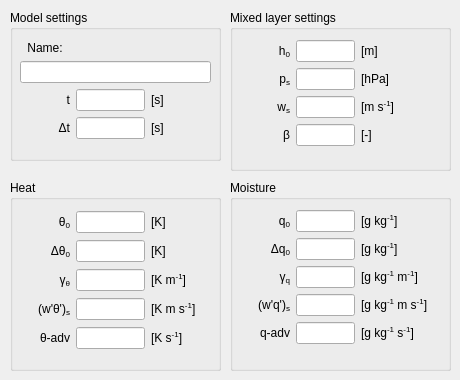
    <widget class="QWidget" name="generalTab">
     <attribute name="title">
      <string>Basic ML</string>
     </attribute>
     <widget class="QGroupBox" name="basic_model_group">
      <property name="geometry">
       <rect>
        <x>10</x>
        <y>10</y>
        <width>211</width>
        <height>151</height>
       </rect>
      </property>
      <property name="title">
       <string>Model settings</string>
      </property>
      <widget class="QWidget" name="gridLayoutWidget_5">
       <property name="geometry">
        <rect>
         <x>10</x>
         <y>30</y>
         <width>191</width>
         <height>99</height>
        </rect>
       </property>
       <layout class="QGridLayout" name="modelsettings_grid" columnminimumwidth="50,0,60">
        <property name="sizeConstraint">
         <enum>QLayout::SetMinimumSize</enum>
        </property>
        <item row="2" column="0">
         <widget class="QLabel" name="label_time">
          <property name="toolTip">
           <string/>
          </property>
          <property name="text">
           <string>&lt;html&gt;t&lt;/html&gt;</string>
          </property>
          <property name="alignment">
           <set>Qt::AlignRight|Qt::AlignTrailing|Qt::AlignVCenter</set>
          </property>
         </widget>
        </item>
        <item row="2" column="1">
         <widget class="QLineEdit" name="input_time">
          <property name="toolTip">
           <string>Total simulation time</string>
          </property>
          <property name="text">
           <string/>
          </property>
          <property name="alignment">
           <set>Qt::AlignRight|Qt::AlignTrailing|Qt::AlignVCenter</set>
          </property>
         </widget>
        </item>
        <item row="3" column="0">
         <widget class="QLabel" name="label_timestep">
          <property name="toolTip">
           <string/>
          </property>
          <property name="text">
           <string>&lt;html&gt;Δt&lt;sub&gt;&lt;/sub&gt;&lt;/html&gt;</string>
          </property>
          <property name="alignment">
           <set>Qt::AlignRight|Qt::AlignTrailing|Qt::AlignVCenter</set>
          </property>
         </widget>
        </item>
        <item row="3" column="1">
         <widget class="QLineEdit" name="input_timestep">
          <property name="toolTip">
           <string>Time step</string>
          </property>
          <property name="text">
           <string/>
          </property>
          <property name="alignment">
           <set>Qt::AlignRight|Qt::AlignTrailing|Qt::AlignVCenter</set>
          </property>
         </widget>
        </item>
        <item row="1" column="0" colspan="3">
         <widget class="QLineEdit" name="input_name">
          <property name="toolTip">
           <string>Name of the model run</string>
          </property>
         </widget>
        </item>
        <item row="3" column="2">
         <widget class="QLabel" name="unitlabel_timestep">
          <property name="toolTip">
           <string/>
          </property>
          <property name="text">
           <string>&lt;html&gt;[s]&lt;/html&gt;</string>
          </property>
          <property name="alignment">
           <set>Qt::AlignLeading|Qt::AlignLeft|Qt::AlignVCenter</set>
          </property>
         </widget>
        </item>
        <item row="2" column="2">
         <widget class="QLabel" name="unitlabel_time">
          <property name="toolTip">
           <string/>
          </property>
          <property name="text">
           <string>&lt;html&gt;[s]&lt;/html&gt;</string>
          </property>
          <property name="alignment">
           <set>Qt::AlignLeading|Qt::AlignLeft|Qt::AlignVCenter</set>
          </property>
         </widget>
        </item>
        <item row="0" column="0">
         <widget class="QLabel" name="label_name">
          <property name="toolTip">
           <string/>
          </property>
          <property name="text">
           <string>Name:</string>
          </property>
          <property name="alignment">
           <set>Qt::AlignCenter</set>
          </property>
         </widget>
        </item>
       </layout>
      </widget>
     </widget>
     <widget class="QGroupBox" name="basic_heat_group">
      <property name="geometry">
       <rect>
        <x>10</x>
        <y>180</y>
        <width>211</width>
        <height>191</height>
       </rect>
      </property>
      <property name="title">
       <string>Heat</string>
      </property>
      <widget class="QWidget" name="gridLayoutWidget_2">
       <property name="geometry">
        <rect>
         <x>10</x>
         <y>30</y>
         <width>191</width>
         <height>141</height>
        </rect>
       </property>
       <layout class="QGridLayout" name="heat_grid" columnminimumwidth="50,0,60">
        <item row="0" column="0">
         <widget class="QLabel" name="label_theta0">
          <property name="toolTip">
           <string/>
          </property>
          <property name="text">
           <string>&lt;html&gt;θ&lt;sub&gt;0&lt;/sub&gt;&lt;/html&gt;</string>
          </property>
          <property name="alignment">
           <set>Qt::AlignRight|Qt::AlignTrailing|Qt::AlignVCenter</set>
          </property>
         </widget>
        </item>
        <item row="1" column="0">
         <widget class="QLabel" name="label_d_theta0">
          <property name="toolTip">
           <string/>
          </property>
          <property name="text">
           <string>&lt;html&gt;Δθ&lt;sub&gt;0&lt;/sub&gt;&lt;/html&gt;</string>
          </property>
          <property name="alignment">
           <set>Qt::AlignRight|Qt::AlignTrailing|Qt::AlignVCenter</set>
          </property>
         </widget>
        </item>
        <item row="2" column="0">
         <widget class="QLabel" name="label_gamma_theta">
          <property name="toolTip">
           <string/>
          </property>
          <property name="text">
           <string>&lt;html&gt;γ&lt;sub&gt;θ&lt;/sub&gt;&lt;/html&gt;</string>
          </property>
          <property name="alignment">
           <set>Qt::AlignRight|Qt::AlignTrailing|Qt::AlignVCenter</set>
          </property>
         </widget>
        </item>
        <item row="0" column="1">
         <widget class="QLineEdit" name="input_theta0">
          <property name="toolTip">
           <string>Initial mixed layer potential temperature</string>
          </property>
          <property name="text">
           <string/>
          </property>
          <property name="alignment">
           <set>Qt::AlignRight|Qt::AlignTrailing|Qt::AlignVCenter</set>
          </property>
         </widget>
        </item>
        <item row="1" column="1">
         <widget class="QLineEdit" name="input_d_theta0">
          <property name="toolTip">
           <string>Initial potential temperature jump at inversion</string>
          </property>
          <property name="text">
           <string/>
          </property>
          <property name="alignment">
           <set>Qt::AlignRight|Qt::AlignTrailing|Qt::AlignVCenter</set>
          </property>
         </widget>
        </item>
        <item row="2" column="1">
         <widget class="QLineEdit" name="input_gamma_theta">
          <property name="toolTip">
           <string>Free atmosphere potential temperature lapse rate</string>
          </property>
          <property name="text">
           <string/>
          </property>
          <property name="alignment">
           <set>Qt::AlignRight|Qt::AlignTrailing|Qt::AlignVCenter</set>
          </property>
         </widget>
        </item>
        <item row="3" column="0">
         <widget class="QLabel" name="label_wtheta">
          <property name="toolTip">
           <string/>
          </property>
          <property name="text">
           <string>&lt;html&gt;(w'θ')&lt;sub&gt;s&lt;/sub&gt;&lt;/html&gt;</string>
          </property>
          <property name="alignment">
           <set>Qt::AlignRight|Qt::AlignTrailing|Qt::AlignVCenter</set>
          </property>
         </widget>
        </item>
        <item row="3" column="1">
         <widget class="QLineEdit" name="input_wtheta">
          <property name="toolTip">
           <string>Surface kinematic heat flux</string>
          </property>
          <property name="text">
           <string/>
          </property>
          <property name="alignment">
           <set>Qt::AlignRight|Qt::AlignTrailing|Qt::AlignVCenter</set>
          </property>
         </widget>
        </item>
        <item row="0" column="2">
         <widget class="QLabel" name="unitlabel_theta0">
          <property name="toolTip">
           <string/>
          </property>
          <property name="text">
           <string>&lt;html&gt;[K]&lt;/html&gt;</string>
          </property>
          <property name="alignment">
           <set>Qt::AlignLeading|Qt::AlignLeft|Qt::AlignVCenter</set>
          </property>
         </widget>
        </item>
        <item row="1" column="2">
         <widget class="QLabel" name="unitlabel_dtheta0">
          <property name="toolTip">
           <string/>
          </property>
          <property name="text">
           <string>&lt;html&gt;[K]&lt;/html&gt;</string>
          </property>
          <property name="alignment">
           <set>Qt::AlignLeading|Qt::AlignLeft|Qt::AlignVCenter</set>
          </property>
         </widget>
        </item>
        <item row="2" column="2">
         <widget class="QLabel" name="unitlabel_gamma_theta">
          <property name="toolTip">
           <string/>
          </property>
          <property name="text">
           <string>&lt;html&gt;[K m&lt;sup&gt;-1&lt;/sup&gt;]&lt;/html&gt;</string>
          </property>
          <property name="alignment">
           <set>Qt::AlignLeading|Qt::AlignLeft|Qt::AlignVCenter</set>
          </property>
         </widget>
        </item>
        <item row="3" column="2">
         <widget class="QLabel" name="unitlabel_wtheta">
          <property name="toolTip">
           <string/>
          </property>
          <property name="text">
           <string>&lt;html&gt;[K m s&lt;sup&gt;-1&lt;/sup&gt;]&lt;/html&gt;</string>
          </property>
          <property name="alignment">
           <set>Qt::AlignLeading|Qt::AlignLeft|Qt::AlignVCenter</set>
          </property>
         </widget>
        </item>
        <item row="4" column="0">
         <widget class="QLabel" name="label_adv_theta">
          <property name="toolTip">
           <string/>
          </property>
          <property name="text">
           <string>&lt;html&gt;θ-adv&lt;/html&gt;</string>
          </property>
          <property name="alignment">
           <set>Qt::AlignRight|Qt::AlignTrailing|Qt::AlignVCenter</set>
          </property>
         </widget>
        </item>
        <item row="4" column="1">
         <widget class="QLineEdit" name="input_adv_theta">
          <property name="toolTip">
           <string>Advection of theta</string>
          </property>
          <property name="text">
           <string/>
          </property>
          <property name="alignment">
           <set>Qt::AlignRight|Qt::AlignTrailing|Qt::AlignVCenter</set>
          </property>
         </widget>
        </item>
        <item row="4" column="2">
         <widget class="QLabel" name="unitlabel_adv_theta">
          <property name="toolTip">
           <string/>
          </property>
          <property name="text">
           <string>&lt;html&gt;[K s&lt;sup&gt;-1&lt;/sup&gt;]&lt;/html&gt;</string>
          </property>
          <property name="alignment">
           <set>Qt::AlignLeading|Qt::AlignLeft|Qt::AlignVCenter</set>
          </property>
         </widget>
        </item>
       </layout>
      </widget>
     </widget>
     <widget class="QGroupBox" name="basic_cbl_group">
      <property name="geometry">
       <rect>
        <x>230</x>
        <y>10</y>
        <width>221</width>
        <height>161</height>
       </rect>
      </property>
      <property name="title">
       <string>Mixed layer settings</string>
      </property>
      <widget class="QWidget" name="gridLayoutWidget_3">
       <property name="geometry">
        <rect>
         <x>10</x>
         <y>30</y>
         <width>201</width>
         <height>110</height>
        </rect>
       </property>
       <layout class="QGridLayout" name="cbl_settings_grid" columnminimumwidth="50,0,80">
        <property name="sizeConstraint">
         <enum>QLayout::SetMinimumSize</enum>
        </property>
        <item row="0" column="0">
         <widget class="QLabel" name="label_h0">
          <property name="toolTip">
           <string/>
          </property>
          <property name="text">
           <string>&lt;html&gt;h&lt;sub&gt;0&lt;/sub&gt;&lt;/html&gt;</string>
          </property>
          <property name="alignment">
           <set>Qt::AlignRight|Qt::AlignTrailing|Qt::AlignVCenter</set>
          </property>
         </widget>
        </item>
        <item row="0" column="1">
         <widget class="QLineEdit" name="input_h0">
          <property name="toolTip">
           <string>Initial boundary layer height</string>
          </property>
          <property name="text">
           <string/>
          </property>
          <property name="alignment">
           <set>Qt::AlignRight|Qt::AlignTrailing|Qt::AlignVCenter</set>
          </property>
         </widget>
        </item>
        <item row="1" column="0">
         <widget class="QLabel" name="label_ps">
          <property name="toolTip">
           <string/>
          </property>
          <property name="text">
           <string>&lt;html&gt;p&lt;sub&gt;s&lt;/sub&gt;&lt;/html&gt;</string>
          </property>
          <property name="alignment">
           <set>Qt::AlignRight|Qt::AlignTrailing|Qt::AlignVCenter</set>
          </property>
         </widget>
        </item>
        <item row="1" column="1">
         <widget class="QLineEdit" name="input_ps">
          <property name="toolTip">
           <string>Surface pressure</string>
          </property>
          <property name="text">
           <string/>
          </property>
          <property name="alignment">
           <set>Qt::AlignRight|Qt::AlignTrailing|Qt::AlignVCenter</set>
          </property>
         </widget>
        </item>
        <item row="2" column="0">
         <widget class="QLabel" name="label_ws">
          <property name="toolTip">
           <string/>
          </property>
          <property name="text">
           <string>&lt;html&gt;w&lt;sub&gt;s&lt;/sub&gt;&lt;/html&gt;</string>
          </property>
          <property name="alignment">
           <set>Qt::AlignRight|Qt::AlignTrailing|Qt::AlignVCenter</set>
          </property>
         </widget>
        </item>
        <item row="2" column="1">
         <widget class="QLineEdit" name="input_ws">
          <property name="toolTip">
           <string>Large scale vertical velocity</string>
          </property>
          <property name="text">
           <string/>
          </property>
          <property name="alignment">
           <set>Qt::AlignRight|Qt::AlignTrailing|Qt::AlignVCenter</set>
          </property>
         </widget>
        </item>
        <item row="0" column="2">
         <widget class="QLabel" name="unitlabel_h0">
          <property name="toolTip">
           <string/>
          </property>
          <property name="text">
           <string>&lt;html&gt;[m]&lt;/html&gt;</string>
          </property>
          <property name="alignment">
           <set>Qt::AlignLeading|Qt::AlignLeft|Qt::AlignVCenter</set>
          </property>
         </widget>
        </item>
        <item row="1" column="2">
         <widget class="QLabel" name="unitlabel_ps">
          <property name="toolTip">
           <string/>
          </property>
          <property name="text">
           <string>&lt;html&gt;[hPa]&lt;/html&gt;</string>
          </property>
          <property name="alignment">
           <set>Qt::AlignLeading|Qt::AlignLeft|Qt::AlignVCenter</set>
          </property>
         </widget>
        </item>
        <item row="2" column="2">
         <widget class="QLabel" name="unitlabel_ws">
          <property name="toolTip">
           <string/>
          </property>
          <property name="text">
           <string>&lt;html&gt;[m s&lt;sup&gt;-1&lt;/sup&gt;]&lt;/html&gt;</string>
          </property>
          <property name="alignment">
           <set>Qt::AlignLeading|Qt::AlignLeft|Qt::AlignVCenter</set>
          </property>
         </widget>
        </item>
        <item row="3" column="0">
         <widget class="QLabel" name="label_beta">
          <property name="toolTip">
           <string/>
          </property>
          <property name="text">
           <string>&lt;html&gt;β&lt;/html&gt;</string>
          </property>
          <property name="alignment">
           <set>Qt::AlignRight|Qt::AlignTrailing|Qt::AlignVCenter</set>
          </property>
         </widget>
        </item>
        <item row="3" column="1">
         <widget class="QLineEdit" name="input_beta">
          <property name="toolTip">
           <string>Entrainment ratio for heat</string>
          </property>
          <property name="text">
           <string/>
          </property>
          <property name="alignment">
           <set>Qt::AlignRight|Qt::AlignTrailing|Qt::AlignVCenter</set>
          </property>
         </widget>
        </item>
        <item row="3" column="2">
         <widget class="QLabel" name="unitlabel_beta">
          <property name="toolTip">
           <string/>
          </property>
          <property name="text">
           <string>&lt;html&gt;[-]&lt;/html&gt;</string>
          </property>
          <property name="alignment">
           <set>Qt::AlignLeading|Qt::AlignLeft|Qt::AlignVCenter</set>
          </property>
         </widget>
        </item>
       </layout>
      </widget>
     </widget>
     <widget class="QGroupBox" name="basic_moisture_group">
      <property name="geometry">
       <rect>
        <x>230</x>
        <y>180</y>
        <width>221</width>
        <height>191</height>
       </rect>
      </property>
      <property name="title">
       <string>Moisture</string>
      </property>
      <widget class="QWidget" name="gridLayoutWidget_4">
       <property name="geometry">
        <rect>
         <x>10</x>
         <y>30</y>
         <width>201</width>
         <height>138</height>
        </rect>
       </property>
       <layout class="QGridLayout" name="moisture_grid" columnminimumwidth="50,0,80">
        <property name="sizeConstraint">
         <enum>QLayout::SetMinimumSize</enum>
        </property>
        <item row="0" column="0">
         <widget class="QLabel" name="label_q0">
          <property name="toolTip">
           <string/>
          </property>
          <property name="text">
           <string>&lt;html&gt;q&lt;sub&gt;0&lt;/sub&gt;&lt;/html&gt;</string>
          </property>
          <property name="alignment">
           <set>Qt::AlignRight|Qt::AlignTrailing|Qt::AlignVCenter</set>
          </property>
         </widget>
        </item>
        <item row="0" column="1">
         <widget class="QLineEdit" name="input_q0">
          <property name="toolTip">
           <string>Initial specific humidity</string>
          </property>
          <property name="text">
           <string/>
          </property>
          <property name="alignment">
           <set>Qt::AlignRight|Qt::AlignTrailing|Qt::AlignVCenter</set>
          </property>
         </widget>
        </item>
        <item row="1" column="0">
         <widget class="QLabel" name="label_dq0">
          <property name="toolTip">
           <string/>
          </property>
          <property name="text">
           <string>&lt;html&gt;Δq&lt;sub&gt;0&lt;/sub&gt;&lt;/html&gt;</string>
          </property>
          <property name="alignment">
           <set>Qt::AlignRight|Qt::AlignTrailing|Qt::AlignVCenter</set>
          </property>
         </widget>
        </item>
        <item row="1" column="1">
         <widget class="QLineEdit" name="input_dq0">
          <property name="toolTip">
           <string>Initial specific humidity jump at inversion</string>
          </property>
          <property name="text">
           <string/>
          </property>
          <property name="alignment">
           <set>Qt::AlignRight|Qt::AlignTrailing|Qt::AlignVCenter</set>
          </property>
         </widget>
        </item>
        <item row="2" column="0">
         <widget class="QLabel" name="label_gamma_q">
          <property name="toolTip">
           <string/>
          </property>
          <property name="text">
           <string>&lt;html&gt;γ&lt;sub&gt;q&lt;/sub&gt;&lt;/html&gt;</string>
          </property>
          <property name="alignment">
           <set>Qt::AlignRight|Qt::AlignTrailing|Qt::AlignVCenter</set>
          </property>
         </widget>
        </item>
        <item row="2" column="1">
         <widget class="QLineEdit" name="input_gamma_q">
          <property name="toolTip">
           <string>Free atmosphere specific humidity lapse rate</string>
          </property>
          <property name="text">
           <string/>
          </property>
          <property name="alignment">
           <set>Qt::AlignRight|Qt::AlignTrailing|Qt::AlignVCenter</set>
          </property>
         </widget>
        </item>
        <item row="3" column="0">
         <widget class="QLabel" name="label_wq">
          <property name="toolTip">
           <string/>
          </property>
          <property name="text">
           <string>&lt;html&gt;(w'q')&lt;sub&gt;s&lt;/sub&gt;&lt;/html&gt;</string>
          </property>
          <property name="alignment">
           <set>Qt::AlignRight|Qt::AlignTrailing|Qt::AlignVCenter</set>
          </property>
         </widget>
        </item>
        <item row="3" column="1">
         <widget class="QLineEdit" name="input_wq">
          <property name="toolTip">
           <string>Surface kinematic moisture flux</string>
          </property>
          <property name="text">
           <string/>
          </property>
          <property name="alignment">
           <set>Qt::AlignRight|Qt::AlignTrailing|Qt::AlignVCenter</set>
          </property>
         </widget>
        </item>
        <item row="0" column="2">
         <widget class="QLabel" name="unitlabel_q0">
          <property name="toolTip">
           <string/>
          </property>
          <property name="text">
           <string>&lt;html&gt;[g kg&lt;sup&gt;-1&lt;/sup&gt;]&lt;/html&gt;</string>
          </property>
          <property name="alignment">
           <set>Qt::AlignLeading|Qt::AlignLeft|Qt::AlignVCenter</set>
          </property>
         </widget>
        </item>
        <item row="1" column="2">
         <widget class="QLabel" name="unitlabel_dq0">
          <property name="toolTip">
           <string/>
          </property>
          <property name="text">
           <string>&lt;html&gt;[g kg&lt;sup&gt;-1&lt;/sup&gt;]&lt;/html&gt;</string>
          </property>
          <property name="alignment">
           <set>Qt::AlignLeading|Qt::AlignLeft|Qt::AlignVCenter</set>
          </property>
         </widget>
        </item>
        <item row="2" column="2">
         <widget class="QLabel" name="unitlabel_gamma_q">
          <property name="toolTip">
           <string/>
          </property>
          <property name="text">
           <string>&lt;html&gt;[g kg&lt;sup&gt;-1&lt;/sup&gt; m&lt;sup&gt;-1&lt;/sup&gt;]&lt;/html&gt;</string>
          </property>
          <property name="alignment">
           <set>Qt::AlignLeading|Qt::AlignLeft|Qt::AlignVCenter</set>
          </property>
         </widget>
        </item>
        <item row="3" column="2">
         <widget class="QLabel" name="unitlabel_adv_q_2">
          <property name="toolTip">
           <string/>
          </property>
          <property name="text">
           <string>&lt;html&gt;[g kg&lt;sup&gt;-1&lt;/sup&gt; m s&lt;sup&gt;-1&lt;/sup&gt;]&lt;/html&gt;</string>
          </property>
          <property name="alignment">
           <set>Qt::AlignLeading|Qt::AlignLeft|Qt::AlignVCenter</set>
          </property>
         </widget>
        </item>
        <item row="4" column="0">
         <widget class="QLabel" name="label_adv_q">
          <property name="toolTip">
           <string/>
          </property>
          <property name="text">
           <string>&lt;html&gt;q-adv&lt;/html&gt;</string>
          </property>
          <property name="alignment">
           <set>Qt::AlignRight|Qt::AlignTrailing|Qt::AlignVCenter</set>
          </property>
         </widget>
        </item>
        <item row="4" column="1">
         <widget class="QLineEdit" name="input_advq">
          <property name="toolTip">
           <string>Advection of moisture</string>
          </property>
          <property name="text">
           <string/>
          </property>
          <property name="alignment">
           <set>Qt::AlignRight|Qt::AlignTrailing|Qt::AlignVCenter</set>
          </property>
         </widget>
        </item>
        <item row="4" column="2">
         <widget class="QLabel" name="unitlabel_adv_q">
          <property name="toolTip">
           <string/>
          </property>
          <property name="text">
           <string>&lt;html&gt;[g kg&lt;sup&gt;-1&lt;/sup&gt; s&lt;sup&gt;-1&lt;/sup&gt;]&lt;/html&gt;</string>
          </property>
          <property name="alignment">
           <set>Qt::AlignLeading|Qt::AlignLeft|Qt::AlignVCenter</set>
          </property>
         </widget>
        </item>
       </layout>
      </widget>
     </widget>
    </widget>
